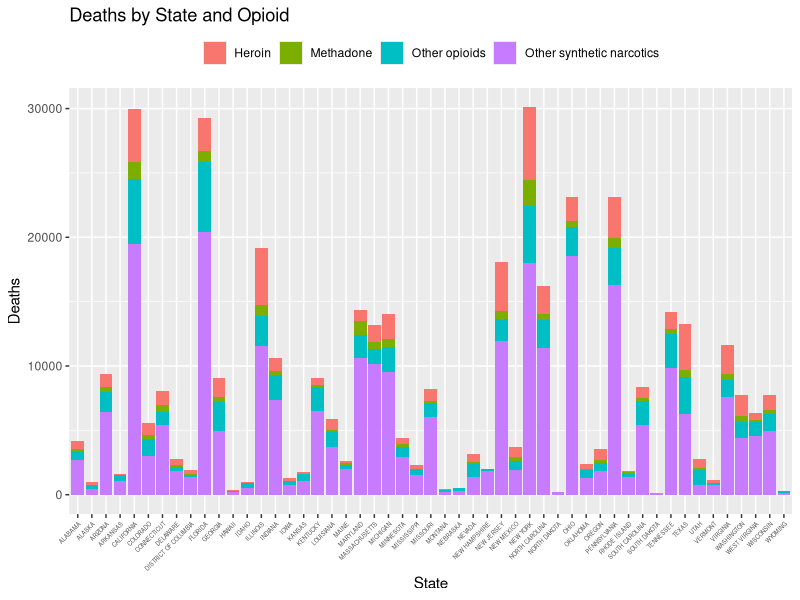
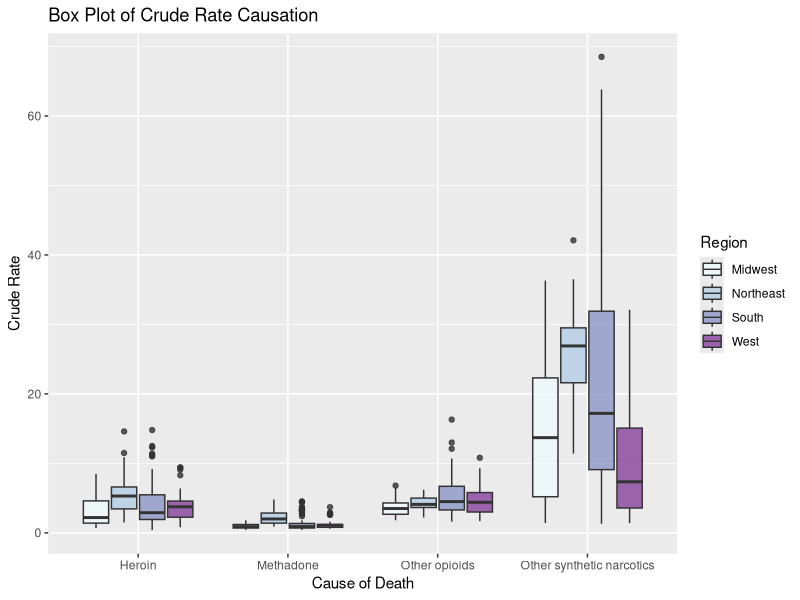
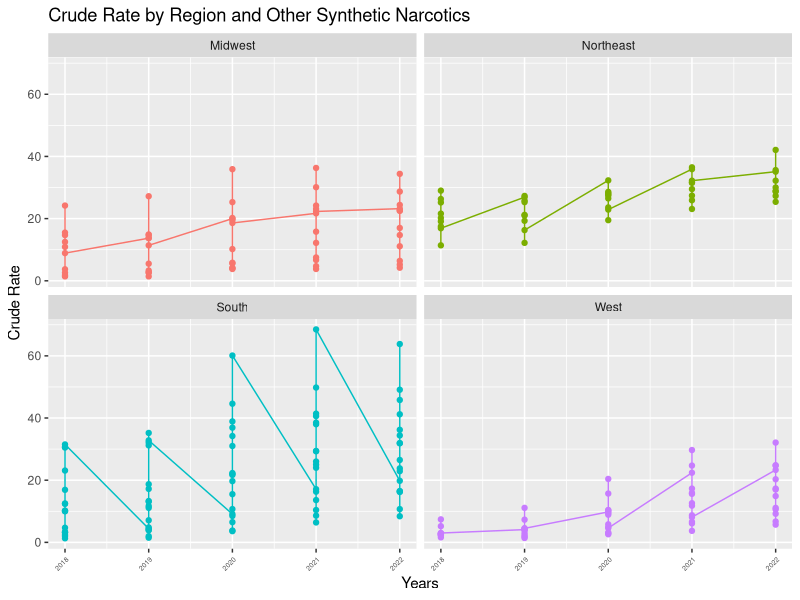

The R source for these figures, in order:
## ---- chunk 1
library("dplyr")
library("tidyverse")
library("ggridges")
library("corrplot")

## ---- chunk 2
mortality_until_recent <- read_delim("Mortality_2018_Last_Week.txt")

## ---- chunk 3

mortality_until_recent <- mortality_until_recent %>%
  select(-Year, -Notes) %>%
  rename("State" = "Residence State") %>%
  rename("Year" = "Year Code") %>%
  filter(Year != 2023) 

## ---- chunk 4
mortality_until_recent <- mortality_until_recent %>% 
  filter(grepl("^\\d+$", Deaths)) %>%
  mutate(Deaths = as.numeric(Deaths)) 

## ---- chunk 5
mortality_until_recent <- mortality_until_recent %>% 
  filter(!is.na(Deaths))

## ---- chunk 6
mortality_until_recent <- mortality_until_recent %>%
  filter(!is.na(as.numeric(`Crude Rate`)))
## ---- chunk 7
mortality_until_recent$`Crude Rate` <- as.numeric(mortality_until_recent$`Crude Rate`)

## ---- chunk 8
mortality_until_recent$State=toupper(mortality_until_recent$State)

## ---- chunk 9

mortality_by_region <- read_delim("Census_info.txt")

## ---- chunk 10
mortality_by_region <- mortality_by_region %>% 
  select(-Notes)

mortality_by_region <- mortality_by_region %>%
  rename("State"="Residence State")

## ---- chunk 11

mortality_by_region <- na.omit(mortality_by_region)

mortality_by_region$`State`=toupper(mortality_by_region$`State`)

mortality_by_region <- mortality_by_region %>%
   select(-4, -5, -6, -7)
## ---- chunk 12
ggplot(mortality_until_recent, aes(x = State, y = Deaths, fill = `Multiple Cause of death`)) +
  geom_bar(stat = "identity") +
  labs(title = "Deaths by State and Opioid") +
  theme(axis.text.x = element_text(angle = 45, hjust = 1, vjust = 1, size = 4),
        legend.position = "top", 
        legend.title = element_blank()) 
## ---- chunk 13
final_tbl <-left_join(mortality_until_recent, mortality_by_region,
                     join_by("State"=="State"))

## ---- chunk 14
final_tbl <- final_tbl %>%
  mutate(Region = recode(`Residence Census Region`,
                                 "Census Region 4: West" = "West",
                                 "Census Region 3: South" = "South",
                                 "Census Region 2: Midwest" = "Midwest",
                                 "Census Region 1: Northeast" = "Northeast"))

## ---- chunk 15


ggplot(final_tbl, aes(x = `Multiple Cause of death`, y = `Crude Rate`, fill = Region)) +
  geom_boxplot(alpha = 0.8) +
  scale_fill_brewer(palette="BuPu") +
  labs(title = "Box Plot of Crude Rate Causation",
       x = "Cause of Death",
       y = "Crude Rate",
       fill = "Region") 

## ---- chunk 16

other_synthetic_data <- final_tbl[final_tbl$`Multiple Cause of death` == "Other synthetic narcotics", ]


ggplot(other_synthetic_data, aes(x = Year, y = `Crude Rate`, color=Region)) +
  geom_line() +
  geom_point() +
  facet_wrap(~Region) + 
  labs(title = "Crude Rate by Region and Other Synthetic Narcotics",
       x = "Years",
       y = "Crude Rate") +
  theme(axis.text.x = element_text(angle = 45, hjust = 1, vjust = 1, size = 5),
        legend.position = "none",
        legend.title = element_blank())
